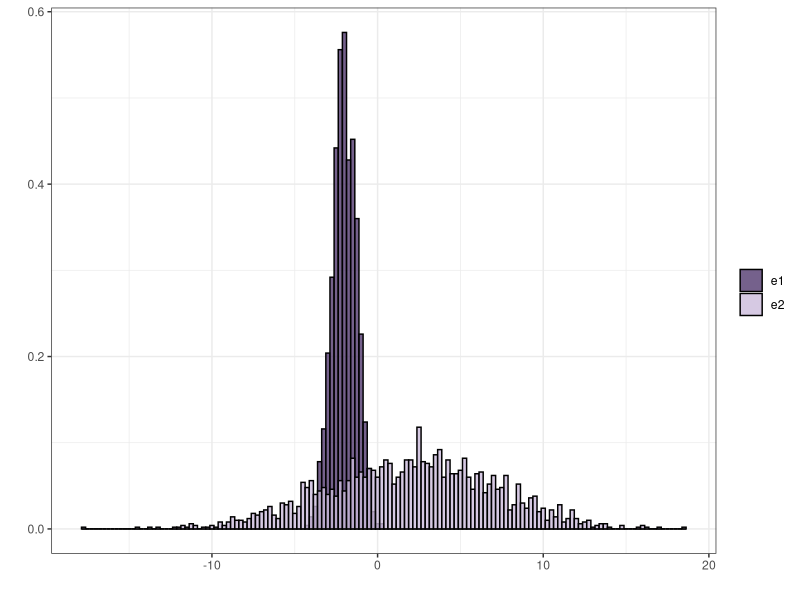
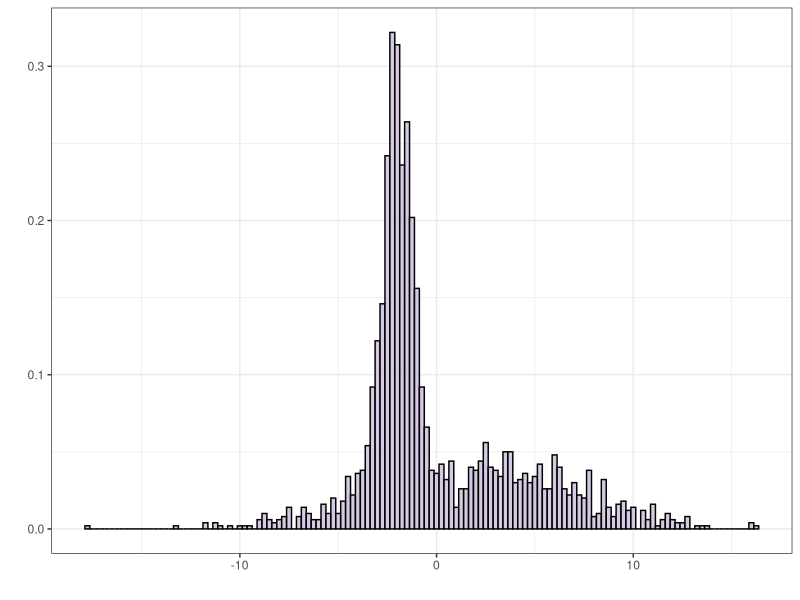
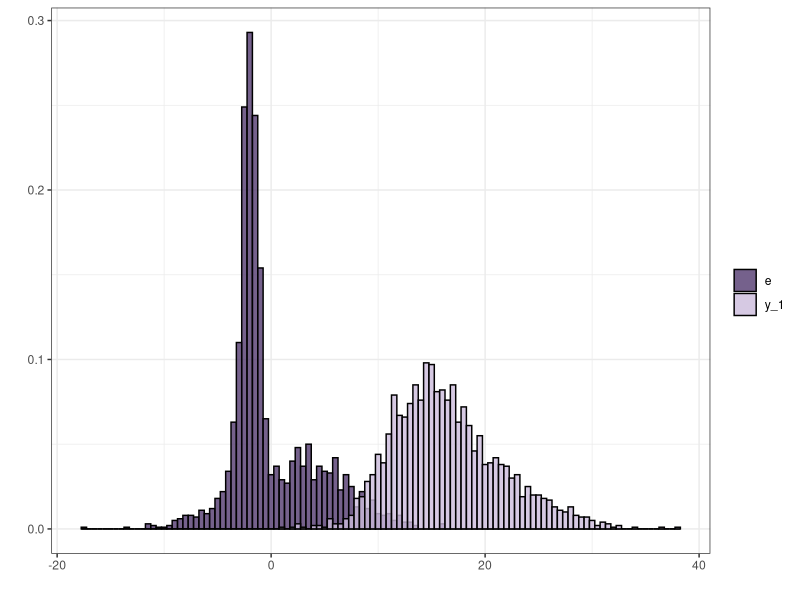
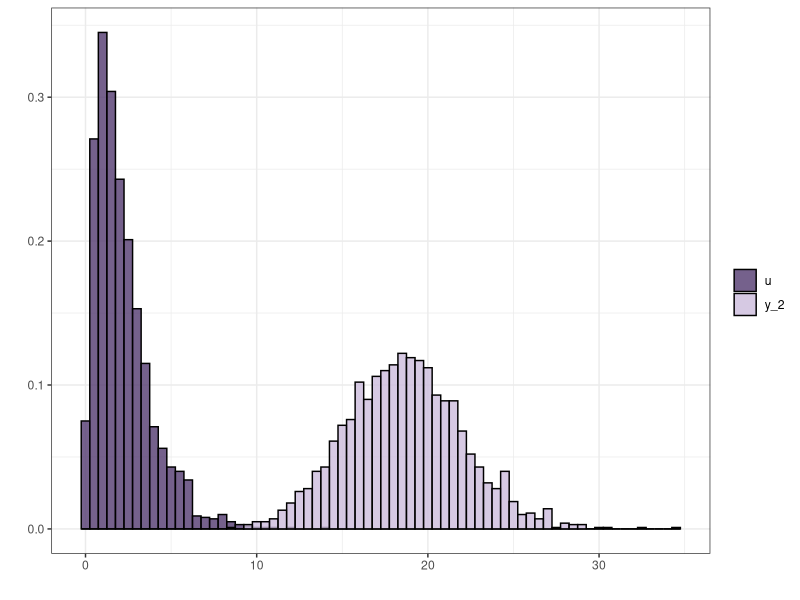
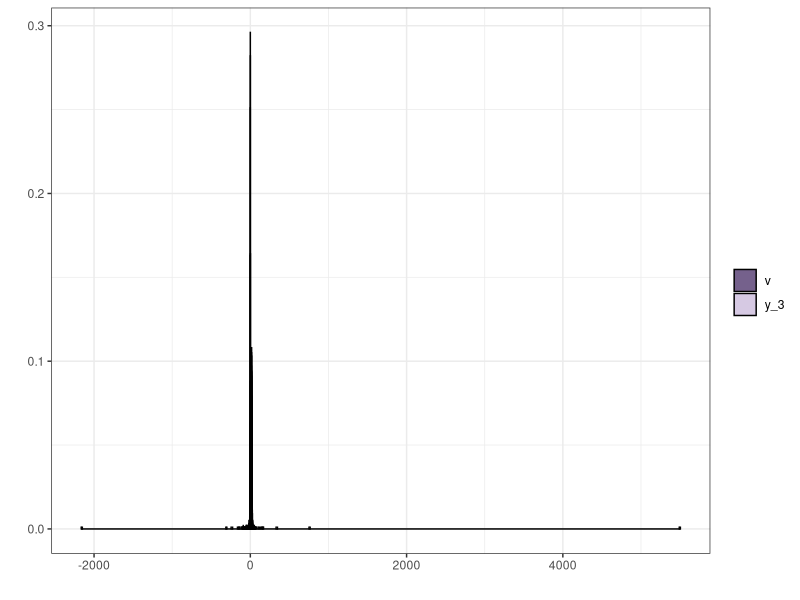
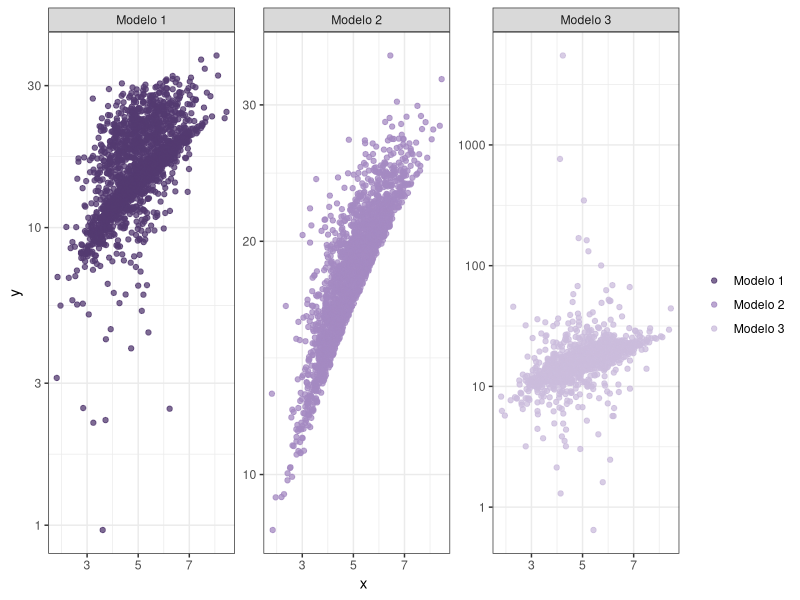
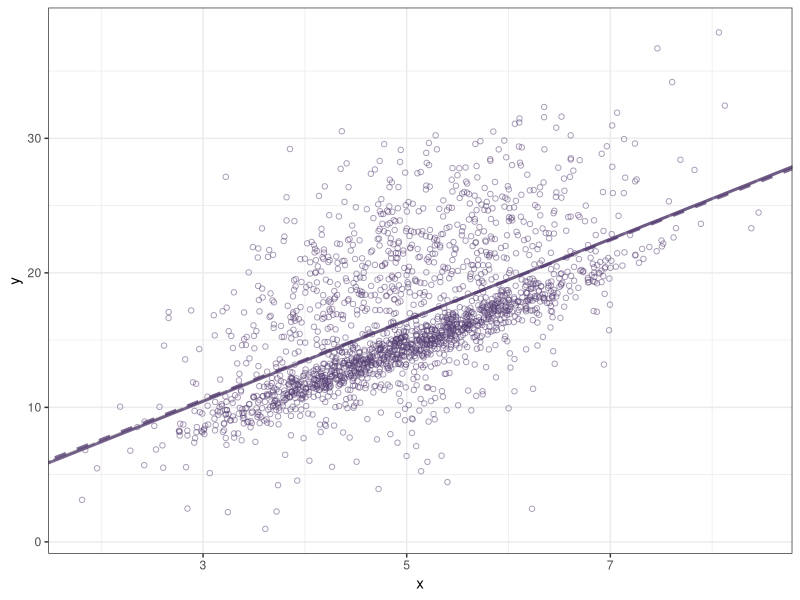
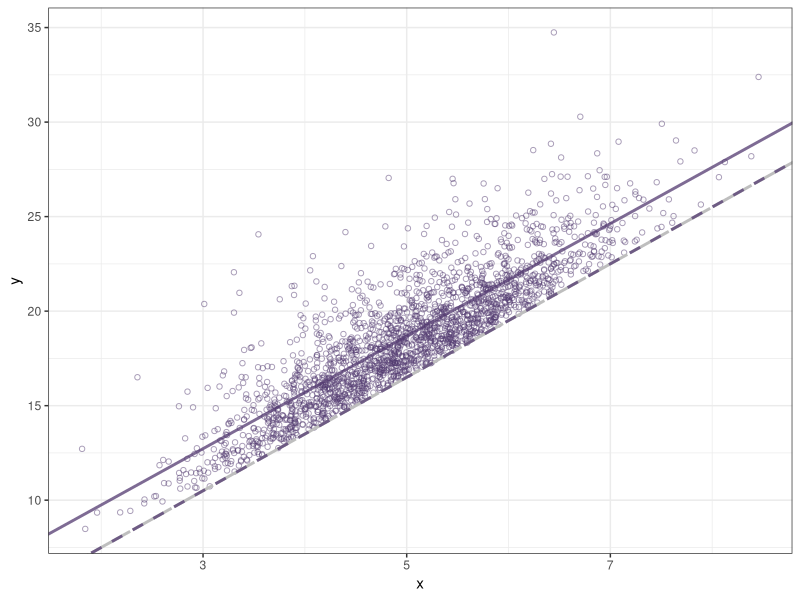

These figures' R source, in order:
library(tidyverse)

theme_set(theme_bw())

purple_rain_colors <- c(
    "#533a70",
    "#a489c2",
    "#cbbcdc",
    "#e5ddee")

# Simulating data generating processes

n = 2000 # Sample size

# Setting random seed
set.seed(1981)

# Exercise 2
# Generating x
x = rnorm(n = n, mean = 5, sd = sqrt(1))

# Defining betas

beta = c(1.5, 3)

# Simulating model 1
# Since \mu_1, \mu_2, \sigma_1 and \sigma_2 were not specified,
# I'm considering the following
mu_1 = -2
mu_2 = 2
sigma_1 = sqrt(.5)
sigma_2 = sqrt(25)

e1 = rnorm(n = n, mean = mu_1, sd = sigma_1)
e2 = rnorm(n = n, mean = mu_2, sd = sigma_2)

# Defining an auxiliary random variable P ~ Bernoulli(1/2)

P = rbinom(n = n, size = 1, prob = 1/2)

e = P * e1 + (1-P) * e2

y_1 = beta[1] + beta[2] * x + e

tibble(e1, e2) %>%
  pivot_longer(cols = c('e1', 'e2')) %>%
  ggplot(aes(x = value, group = name)) +
    geom_histogram(aes(y = after_stat(density), fill = name),
                   alpha = .8, position = 'identity', binwidth = 0.25, color = 'black') +
  labs(fill = '', x = '', y = '') + scale_fill_manual(values = purple_rain_colors[c(1,3)])

ggplot() +
  geom_histogram(aes(y = after_stat(density), x = e),
                 alpha = .8, position = 'identity', binwidth = 0.25, color = 'black', fill = purple_rain_colors[3]) +
  labs(fill = '', x = '', y = '')

tibble(e, e1, e2)

# Simulating model 2
# Since a and b were not specified, I'm considering the following

a = 1.75
b = .8

u = rgamma(n = n, shape = a, rate = b)

y_2 = beta[1] + beta[2] * x + u

# Simulating model 3

v = rt(n = n, df = 1)

y_3 = beta[1] + beta[2] * x + v

tibble(y_1, e) %>%
  pivot_longer(cols = c('y_1', 'e')) %>%
  ggplot(aes(x = value, group = name)) +
  geom_histogram(aes(y = after_stat(density), fill = name),
                 alpha = .8, position = 'identity',
                 binwidth = 0.5, color = 'black') +
  labs(fill = '', x = '', y = '') +
  scale_fill_manual(values = purple_rain_colors[c(1,3)])

tibble(y_2, u) %>%
  pivot_longer(cols = c('y_2', 'u')) %>%
  ggplot(aes(x = value, group = name)) +
  geom_histogram(aes(y = after_stat(density), fill = name),
                 alpha = .8, position = 'identity',
                 binwidth = 0.5, color = 'black') +
  labs(fill = '', x = '', y = '') +
  scale_fill_manual(values = purple_rain_colors[c(1,3)])

tibble(y_3, v) %>%
  pivot_longer(cols = c('y_3', 'v')) %>%
  ggplot(aes(x = value, group = name)) +
  geom_histogram(aes(y = after_stat(density), fill = name),
                 alpha = .8, position = 'identity',
                 binwidth = 0.5, color = 'black') +
  labs(fill = '', x = '', y = '') +
  scale_fill_manual(values = purple_rain_colors[c(1,3)])

rbind(
  tibble(y = y_1, x = x, group = 'Modelo 1'),
  tibble(y = y_2, x = x, group = 'Modelo 2'),
  tibble(y = y_3, x = x, group = 'Modelo 3')
) %>%
  ggplot(aes(x = x, y = y, color = group)) +
    geom_point(alpha = .75) + facet_wrap(~group, scales = 'free') + scale_y_log10() +
  scale_color_manual(values = as.character(purple_rain_colors[1:3])) + labs(color = '')

summary(data.frame(x, y_1, y_2, y_3))

# Exercise 3.2
# I'm assuming y - Xb ~ N(0, sigma^2)
# For the remaining exercises, I'll be using OLS estimates as initial conditions

# Objective funciton
l_norm0 <- function(theta, y, x){
  -length(y)/2*log(2*pi*theta[3]) + sum(-1/(2*theta[3])*(y - theta[1] - theta[2]*x)^2)
}

l_norm0 <- function(theta, y, x){
  (1/sqrt(2*pi*theta[3]))^length(n)*exp(-1/(2*theta[3])*sum((y - theta[1] - theta[2]*x)^2))
}

# Model 1

# Initial condition
init_norm = lm(y_1 ~ x) %>%
  {c(coef(.), sigma2 = summary(.)$sigma^2)} # Adding OLS estimate for \sigma^2

mod1_norm <- optim(par = init_norm,
      fn = function(theta){-l_norm0(theta = theta, y = y_1, x=x)})

# Model 2

# Initial condition

init_gamma = lm(y_2 ~ x) %>%
  {c(coef(.), sigma2 = summary(.)$sigma^2)}

mod2_norm <- optim(par = init_gamma,
      fn = function(theta){-l_norm0(theta = theta, y = y_2, x=x)})

# Model 3

# Initial condition

init_t = lm(y_3 ~ x) %>%
  {c(coef(.), sigma2 = summary(.)$sigma^2)}

mod3_norm <- optim(par = init_t,
      fn = function(theta){-l_norm0(theta = theta, y = y_3, x=x)})

# Exercise 4

# Model 1

# Objective funciton
l_normmix <- function(theta, mu1, mu2, sigma2_1, sigma2_2, y, x){
  -length(y)*log(2)+ sum(log(1/sqrt(2*pi*sigma2_1)*
                               exp(-1/(2*sigma2_1)*
                                     (y - theta[1] - theta[2] * x - mu1)^2) +
                           1/sqrt(2*pi*sigma2_2)*
                           exp(-1/(2*sigma2_2) *
                                 (y - theta[1] - theta[2] * x - mu2)^2)))
}

# Initial condition previously defined #

mod1_true <- optim(par = init_norm[-3],
                   fn = function(theta){-l_normmix(theta = theta, mu1 = mu_1, mu2 = mu_2, sigma2_1 = sigma_1^2, sigma2_2 = sigma_2^2, y = y_1, x=x)})

# Model 2

# Objective funciton
l_gamma <- function(theta, a, b, y, x){
  if(prod(y - theta[1] - theta[2]*x > 0)){ # Checking whether u_i > 0 \forall i = 1, ..., n
    return(length(y)*log(b^a/gamma(a)) + (a-1)*sum(log(y - theta[1] - theta[2]*x)) - b*sum(y - theta[1] - theta[2] * x))
  }else{
    return(-Inf)
    }
}

# Initial condition previously defined #

# The objective function evaluated at the initial condition returns an error.
# So I'll be subtracting 1

mod2_true <- optim(par = init_gamma[-3]-1,
      fn = function(theta){-l_gamma(theta = theta, a = 1.75, b = .8, y = y_2, x = x)})

# Model 3

# Objective funciton
l_t <- function(theta, y, x){
  length(y)*(log(gamma((theta[3]+1)/2)) - log(sqrt(theta[3]*pi)) - log(gamma(theta[3]/2))) -
    (theta[3]+1)/2*sum(log(1 + ((y - theta[1] - theta[2]*x)^2)/theta[3]))
}

init_t2 = c(coef(
  lm(y_3 ~ x)
), df = 0.0001) # Setting a pretty small degree of freedom as an initial guess

mod3_true <- optim(par = init_t2,
      fn = function(theta){-l_t(theta = theta, y = y_3, x=x)})

plot_curves <- function(...){
  ggplot() +
    geom_point(aes(y =eval(parse(text = paste0('y_', ...))), x=x), alpha = .5, color = purple_rain_colors[1], shape = 21) +
    geom_abline(slope = beta[2],
                intercept = beta[1],
                linetype = 'F1',
                color = 'grey',
                linewidth = 1) +
    geom_abline(slope = eval(parse(text = paste0('mod', ..., '_true$par[2]'))),
                intercept = eval(parse(text =paste0('mod', ..., '_true$par[1]'))),
                linetype = 'dashed',
                color = purple_rain_colors[1],
                linewidth = 1,
                alpha = .75) +
    geom_abline(slope = eval(parse(text = paste0('mod', ..., '_norm$par[2]'))),
                intercept = eval(parse(text = paste0('mod', ..., '_norm$par[1]'))),
                linetype = 'solid',
                color = purple_rain_colors[1],
                linewidth = 1,
                alpha = .75) +
    labs(x = 'x', y = 'y')
}

invoke_map(.f = plot_curves, .x = 1:3)

eval(parse(text = paste0('y_', 1)))
